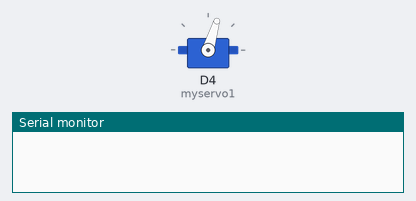
A sketch run on a simulated ESP8266 (NodeMCU). Parts: servo, the last lines printed to the serial monitor.

Above: at 0.05 s.
At 0.85 s:
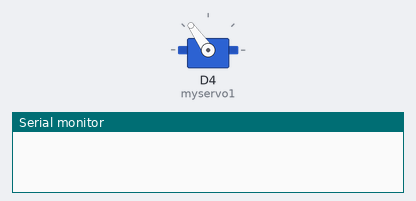
At 1.65 s:
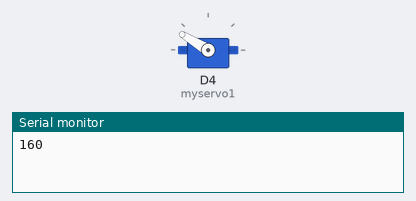
At 3.25 s:
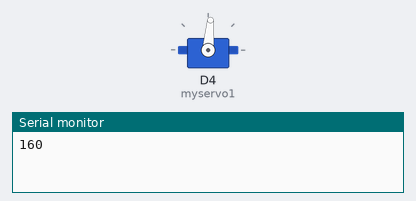
Timing chart, 0 to 8.4 s (numbered marks = the images above):
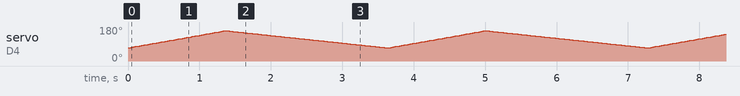

The sketch:

servo_test.ino
```cpp
#include <Servo.h>

Servo myservo1;
int pos1 = 70;
int pos2 = 160;
int from_pos,to_pos = 0;
void setup() {
  Serial.begin(115200);
  myservo1.attach(D4, 500, 2400);
}

void loop() {
  from_pos = pos1;
  to_pos = pos2;
  if (from_pos < to_pos) {
    for (int pos = from_pos; pos <= to_pos; pos += 1) {
      myservo1.write(pos);
      delay(15);
    }
  } else if (to_pos < from_pos) {
    for (int pos = from_pos; pos >= to_pos; pos -= 1) {
      myservo1.write(pos);
      delay(15);
    }
  }
  Serial.println(pos2);


  from_pos = pos2;
  to_pos = pos1;
  if (from_pos < to_pos) {
    for (int pos = from_pos; pos <= to_pos; pos += 1) {
      myservo1.write(pos);
      delay(25);
    }
  } else if (to_pos < from_pos) {
    for (int pos = from_pos; pos >= to_pos; pos -= 1) {
      myservo1.write(pos);
      delay(25);
    }
  }
  Serial.println(pos1);
}
```
